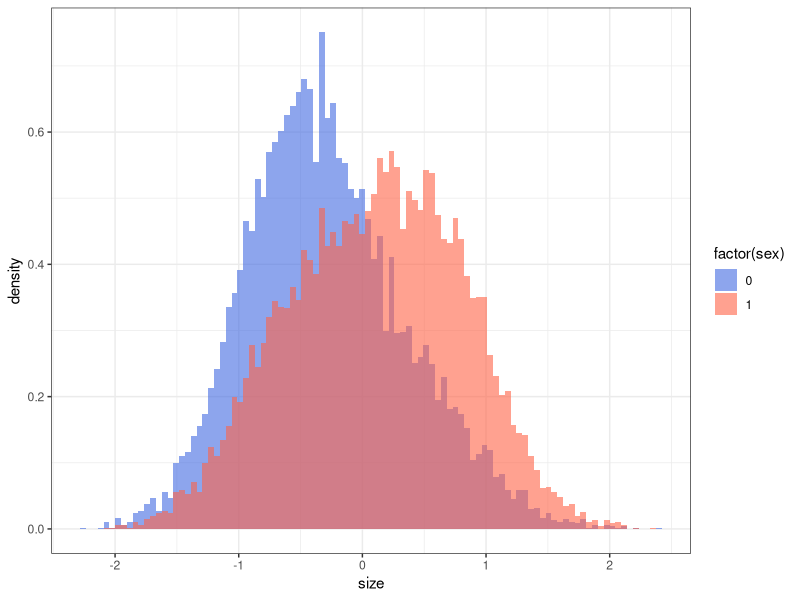
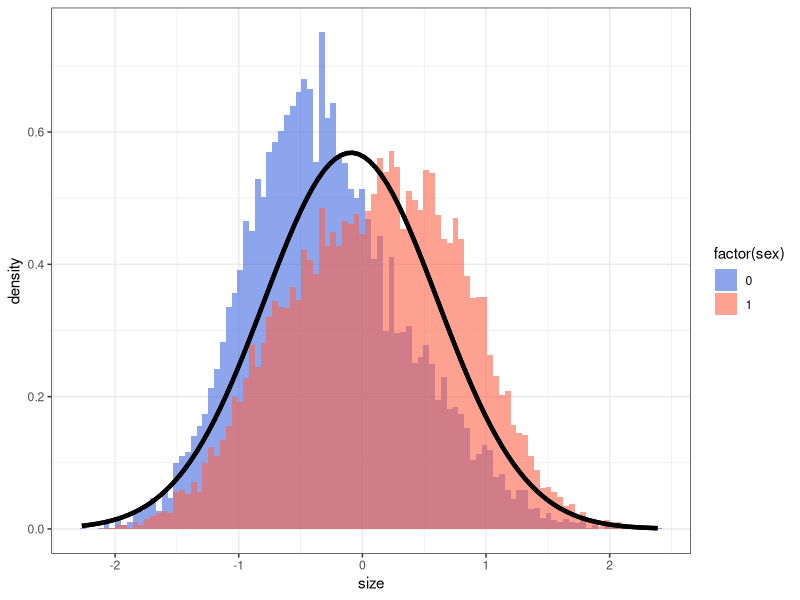
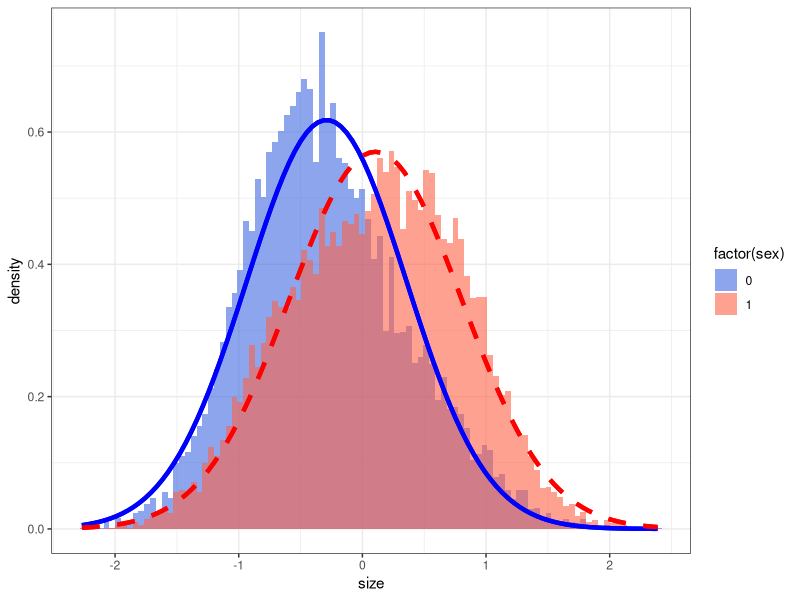
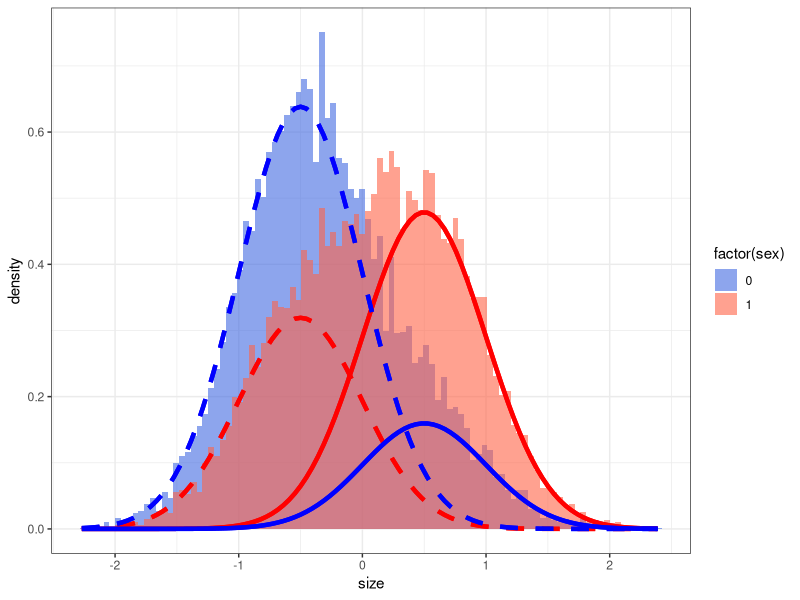
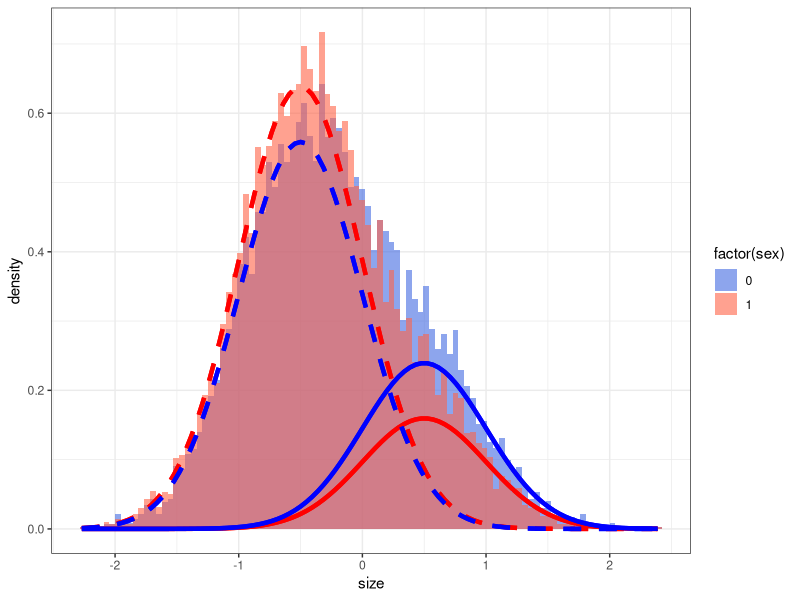

Reproduce these figures in R, in order.
library(ggplot2)
library(dplyr)
library(tidyverse)

plot_mix_comps <- function(x, mu, sigma, lam) {
  lam * dnorm(x, mu, sigma)
}

sample_size = 10000
masculine <- rnorm(sample_size, 0.5, 0.5)
feminine <- rnorm(sample_size, -0.5, 0.5)

men <- ifelse(runif(sample_size) > 0.8, masculine, feminine)
women <- ifelse(runif(sample_size) > 0.6, feminine, masculine)

data = data.frame(sex = factor(c(rep(0,sample_size),rep(1,sample_size))), 
                  size = c(men,women))

data %>% 
  ggplot(aes(x = size, fill =factor(sex))) + 
  geom_histogram(aes(y =..density..),bins = 100, position = "identity",
                 alpha=0.6)+
  scale_fill_manual(values = c("royalblue", "tomato1")) + 
  theme_bw()

data %>% 
  ggplot(aes(x = size, fill =factor(sex))) + 
  geom_histogram(aes(y =..density..),bins = 100, position = "identity",
                 alpha=0.6)+
  scale_fill_manual(values = c("royalblue", "tomato1")) + 
  stat_function(fun = dnorm, args = list(mean = mean(c(men,women)), 
                                         sd = sd(c(men,women))),size=1.5) + 
  theme_bw()

data %>% 
  ggplot(aes(x = size, fill =factor(sex))) + 
  geom_histogram(aes(y =..density..),bins = 100, position = "identity",
                 alpha=0.6)+
  scale_fill_manual(values = c("royalblue", "tomato1")) + 
  stat_function(fun = dnorm, args = list(mean = mean(c(men)), 
                                         sd = sd(c(men))),size=1.5,
                linetype = "solid", colour="blue") + 
  stat_function(fun = dnorm, args = list(mean = mean(c(women)), 
                                         sd = sd(c(women))),size=1.5,
                linetype = "dashed", colour="red") + 
  theme_bw()

data %>% 
  ggplot(aes(x = size, fill =factor(sex))) + 
  geom_histogram(aes(y =..density..),bins = 100, position = "identity",
                 alpha=0.6)+
  scale_fill_manual(values = c("royalblue", "tomato1")) + 
  stat_function(geom = "line", fun = plot_mix_comps,
                args = list(0.5, 0.5, lam = 0.6),
                linetype = "solid", colour="red", lwd=1.5) +
  stat_function(geom = "line", fun = plot_mix_comps,
                args = list(-0.5, 0.5, lam = 0.4),
                linetype = "dashed", colour="red", lwd=1.5) +
  stat_function(geom = "line", fun = plot_mix_comps,
                args = list(0.5, 0.5, lam = 0.2),
                linetype = "solid", colour="blue", lwd=1.5) +
  stat_function(geom = "line", fun = plot_mix_comps,
                args = list(-0.5, 0.5, lam = 0.8),
                linetype = "dashed", colour="blue", lwd=1.5) +
  theme_bw()

### Tail distribution
men <- ifelse(runif(sample_size) > 0.7, masculine, feminine)
women <- ifelse(runif(sample_size) > 0.2, feminine, masculine)

data = data.frame(sex = factor(c(rep(0,sample_size),rep(1,sample_size))), 
                  size = c(men,women))
data %>% 
  ggplot(aes(x = size, fill =factor(sex))) + 
  geom_histogram(aes(y =..density..),bins = 100, position = "identity",
                 alpha=0.6)+
  scale_fill_manual(values = c("royalblue", "tomato1")) + 
  theme_bw() + 
  stat_function(geom = "line", fun = plot_mix_comps,
                args = list(0.5, 0.5, lam = 0.2),
                linetype = "solid", colour="red", lwd=1.5) +
  stat_function(geom = "line", fun = plot_mix_comps,
                args = list(-0.5, 0.5, lam = 0.8),
                linetype = "dashed", colour="red", lwd=1.5) +
  stat_function(geom = "line", fun = plot_mix_comps,
                args = list(0.5, 0.5, lam = 0.3),
                linetype = "solid", colour="blue", lwd=1.5) +
  stat_function(geom = "line", fun = plot_mix_comps,
                args = list(-0.5, 0.5, lam = 0.7),
                linetype = "dashed", colour="blue", lwd=1.5)
